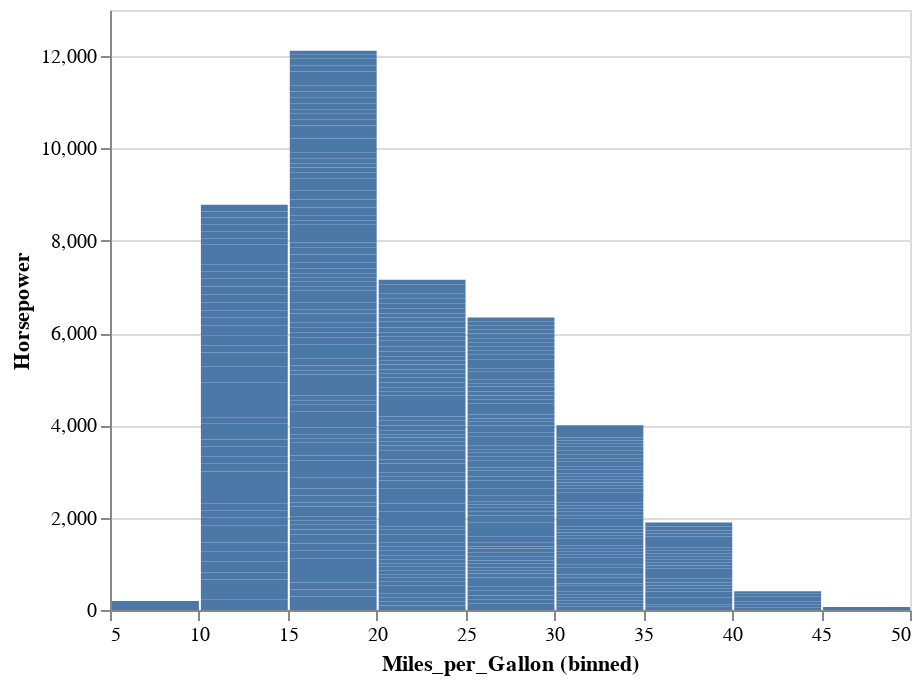

This figure's notebook cell:
### Code cell
alt.Chart(mycar).mark_bar().encode(
    alt.X('Miles_per_Gallon', bin=True),
    y='Horsepower:Q'
)

### Figure 1 — Vega-Lite specification as saved in the notebook (floating-point values rounded to 4 significant figures; data arrays with more than 128 entries replaced by an {"elided": "..."} marker saying what was removed)
{"config": {"view": {"continuousWidth": 400, "continuousHeight": 300}}, "data": {"name": "data-f02450ab61490a1363517a0190416235"}, "mark": "bar", "encoding": {"x": {"bin": true, "field": "Miles_per_Gallon", "type": "quantitative"}, "y": {"field": "Horsepower", "type": "quantitative"}}, "$schema": "https://vega.github.io/schema/vega-lite/v4.17.0.json", "datasets": {"data-f02450ab61490a1363517a0190416235": {"elided": "406 records"}}}
